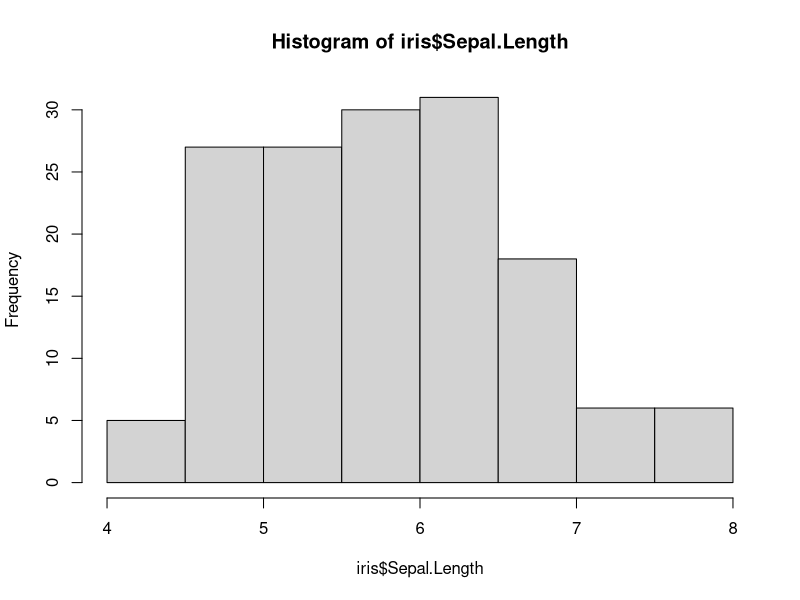
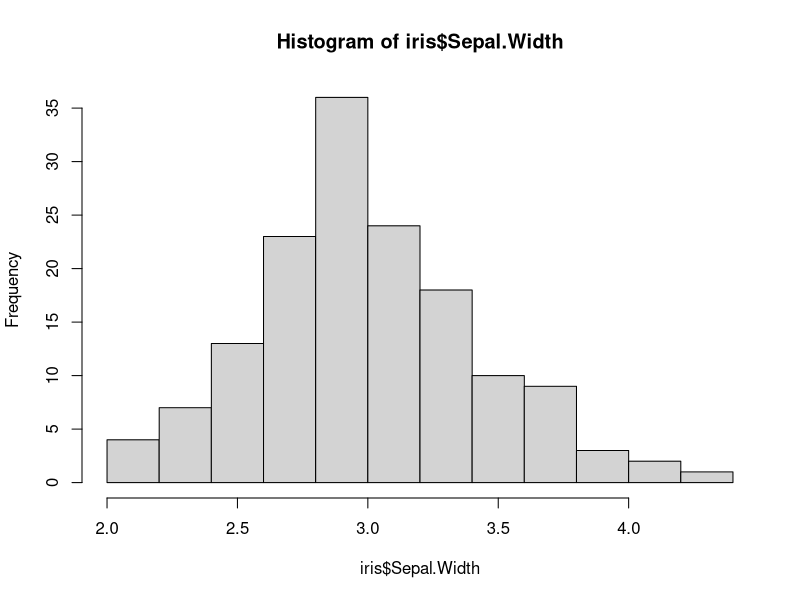
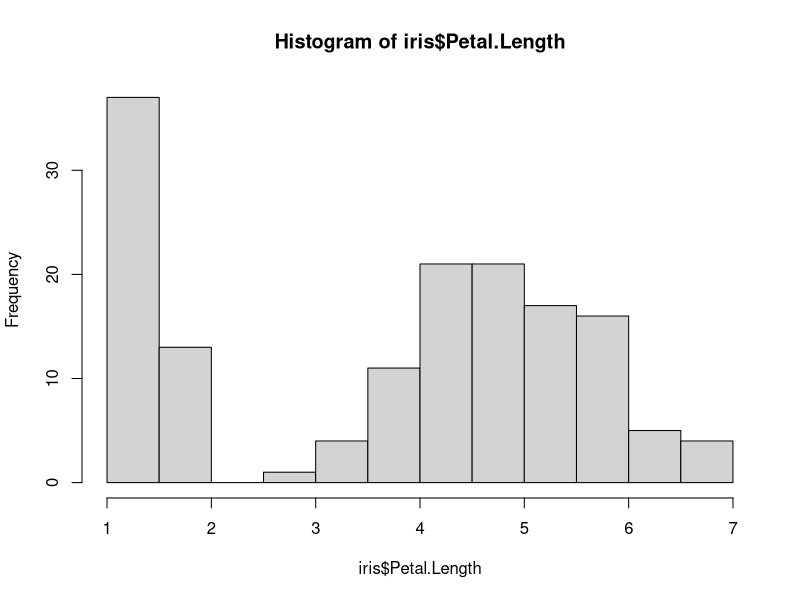
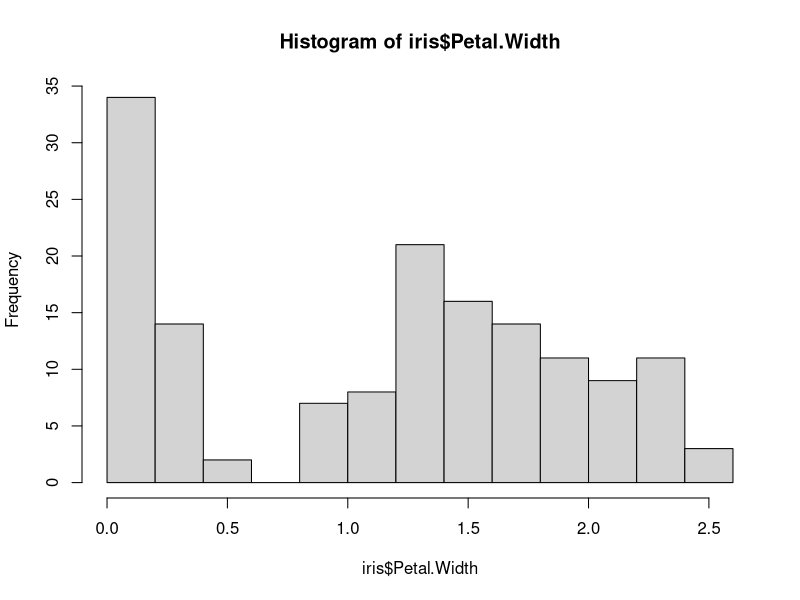
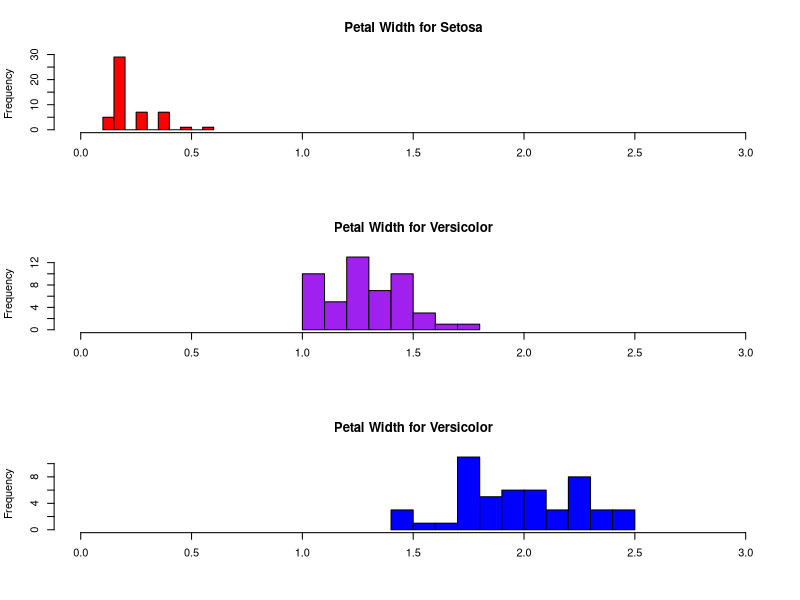

These charts were generated, in order, by the following R code:
library(datasets)

hist(iris$Sepal.Length)
hist(iris$Sepal.Width)
hist(iris$Petal.Length)
hist(iris$Petal.Width)

par(mfrow = c(3,1))

hist(iris$Petal.Width [iris$Species == "setosa"], 
     xlim = c(0, 3), 
     breaks = 9, 
     main = "Petal Width for Setosa", 
     xlab = "", 
     col = "red")

hist(iris$Petal.Width [iris$Species == "versicolor"], 
     xlim = c(0, 3), 
     breaks = 9, 
     main = "Petal Width for Versicolor", 
     xlab = "",
     col = "purple")

hist(iris$Petal.Width [iris$Species == "virginica"], 
     xlim = c(0, 3), 
     breaks = 9, 
     main = "Petal Width for Versicolor", 
     xlab = "",
     col = "blue")

par(mfrow=c(1,1))
